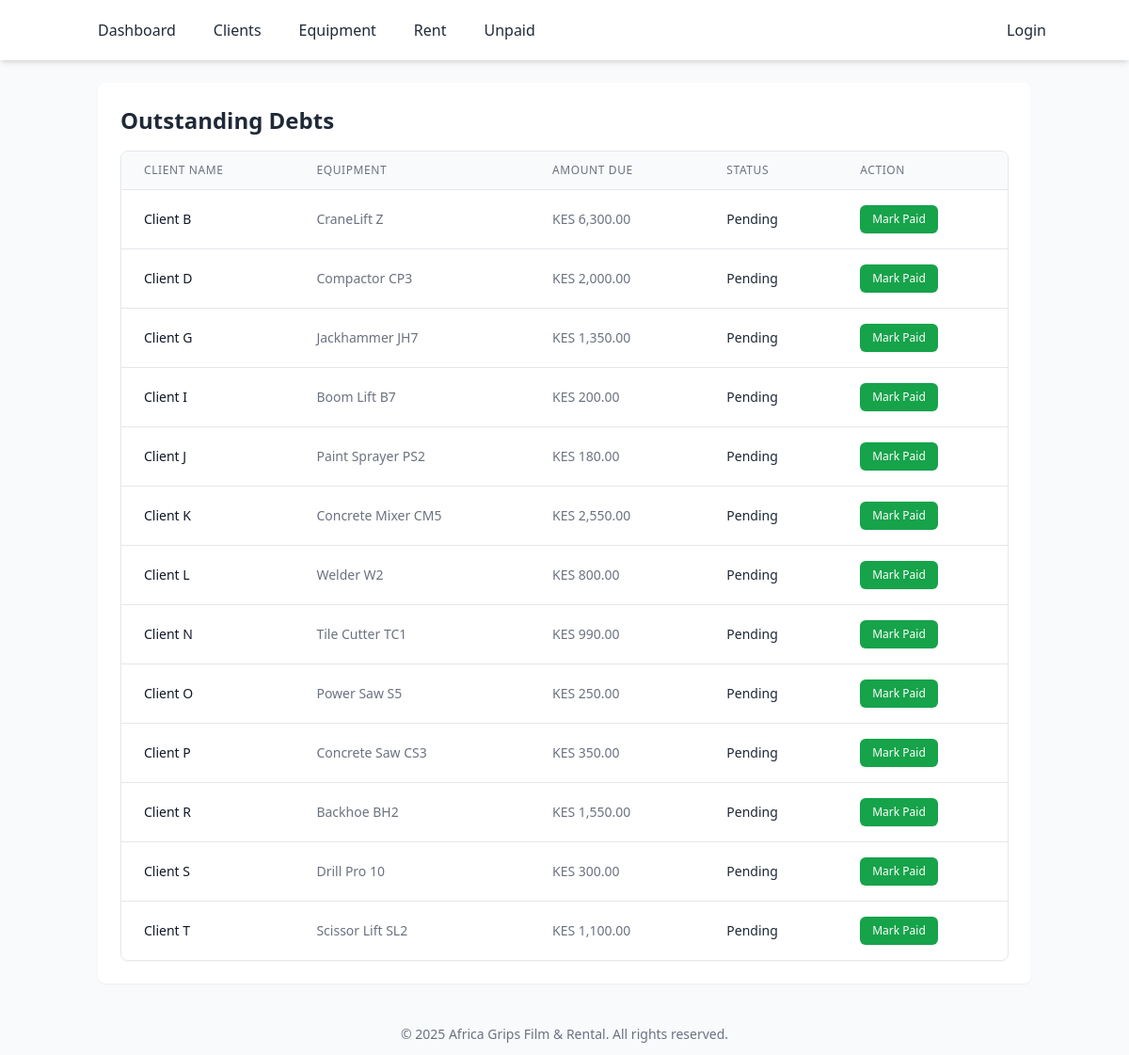
The page /dashboards/debts.php on the database its author committed.
### tables this page shows
CREATE TABLE rentals (
    id INT AUTO_INCREMENT PRIMARY KEY,
    client_id INT NOT NULL,
    equipment_id INT NOT NULL,
    rental_date DATE NOT NULL,
    return_date DATE,
    otp_verified BOOLEAN DEFAULT FALSE,
    payment_status ENUM('Paid', 'To Be Paid') DEFAULT 'To Be Paid',
    amount_due DECIMAL(10, 2) NOT NULL,
    created_at TIMESTAMP DEFAULT CURRENT_TIMESTAMP,
    FOREIGN KEY (client_id) REFERENCES clients(id),
    FOREIGN KEY (equipment_id) REFERENCES equipment(id)
);

CREATE TABLE clients (
    id INT AUTO_INCREMENT PRIMARY KEY,
    client_id VARCHAR(100) NOT NULL,
    client_name VARCHAR(255) NOT NULL,
    client_phone VARCHAR(20) NOT NULL,
    guarantor_id INT,
    created_at TIMESTAMP DEFAULT CURRENT_TIMESTAMP,
    FOREIGN KEY (guarantor_id) REFERENCES guarantors(id)
);

CREATE TABLE equipment (
    id INT AUTO_INCREMENT PRIMARY KEY,
    name VARCHAR(255) NOT NULL,
    type VARCHAR(100) NOT NULL,
    daily_rate DECIMAL(10, 2) NOT NULL,
    is_available BOOLEAN DEFAULT TRUE,
    created_at TIMESTAMP DEFAULT CURRENT_TIMESTAMP,
    category VARCHAR(100),
    status VARCHAR(20) DEFAULT 'available'
);

### config/db.php (called while the page is built, shortened)
<?php
$host = 'localhost';
$db   = 'africa_grips';
$user = 'root';
$pass = '';
try {
    $pdo = new PDO("mysql:host=$host;dbname=$db;charset=utf8", $user, $pass);
    $pdo->setAttribute(PDO::ATTR_ERRMODE, PDO::ERRMODE_EXCEPTION);
} catch (PDOException $e) {
    die("Database connection failed: " . $e->getMessage());
}
function fetchAll($table, $conditions = []) {
    global $pdo;
    $sql = "SELECT * FROM $table";
    if (!empty($conditions)) {
        $whereClause = '';
        foreach ($conditions as $key => $value) {
            $whereClause .= "$key=:$key AND ";
        }
        $whereClause = rtrim($whereClause, ' AND ');
        $sql .= " WHERE $whereClause";
    }
    $stmt = $pdo->prepare($sql);
    $stmt->execute($conditions);
    return $stmt->fetchAll(PDO::FETCH_ASSOC);
}
function fetchOne($table, $conditions) {
    global $pdo;
    $sql = "SELECT * FROM $table WHERE ";
    $whereClause = '';
    foreach ($conditions as $key => $value) {
        $whereClause .= "$key=:$key AND ";
    }
    $whereClause = rtrim($whereClause, ' AND ');
    $sql .= $whereClause . " LIMIT 1";
    $stmt = $pdo->prepare($sql);
    $stmt->execute($conditions);
    return $stmt->fetch(PDO::FETCH_ASSOC);
}
?>

### dashboards/debts.php (the view)
<?php
include '../includes/header.php';
require '../config/db.php';
require '../includes/functions.php';
$debts = fetchAll('rentals', ['payment_status' => 'To Be Paid']);
?>
<div class="bg-white shadow-sm rounded-lg p-6 mb-6">
    <h2 class="text-2xl font-bold text-gray-800 mb-4">Outstanding Debts</h2>
    <div class="overflow-x-auto rounded-lg shadow-sm border border-gray-200">
        <table class="min-w-full divide-y divide-gray-200">
            <thead class="bg-gray-50">
                <tr>
                    <th scope="col" class="px-6 py-3 text-left text-xs font-medium text-gray-500 uppercase tracking-wider">Client Name</th>
                    <th scope="col" class="px-6 py-3 text-left text-xs font-medium text-gray-500 uppercase tracking-wider">Equipment</th>
                    <th scope="col" class="px-6 py-3 text-left text-xs font-medium text-gray-500 uppercase tracking-wider">Amount Due</th>
                    <th scope="col" class="px-6 py-3 text-left text-xs font-medium text-gray-500 uppercase tracking-wider">Status</th>
                    <th scope="col" class="px-6 py-3 text-left text-xs font-medium text-gray-500 uppercase tracking-wider">Action</th>
                </tr>
            </thead>
            <tbody class="bg-white divide-y divide-gray-200">
                <?php if (empty($debts)) : ?>
                    <tr>
                        <td colspan="5" class="px-6 py-4 whitespace-nowrap text-center text-gray-500">No outstanding debts found. Good job!</td>
                    </tr>
                <?php else : ?>
                    <?php foreach ($debts as $rental) : ?>
                        <tr>
                            <td class="px-6 py-4 whitespace-nowrap text-sm font-medium text-gray-900">
                                <?php
                                $client = fetchOne('clients', ['id' => $rental['client_id']]);
                                echo $client ? htmlspecialchars($client['client_name']) : 'Unknown Client';
                                ?>
                            </td>
                            <td class="px-6 py-4 whitespace-nowrap text-sm text-gray-500">
                                <?php
                                $equipment = fetchOne('equipment', ['id' => $rental['equipment_id']]);
                                echo $equipment ? htmlspecialchars($equipment['name']) : 'Unknown Equipment';
                                ?>
                            </td>
                            <td class="px-6 py-4 whitespace-nowrap text-sm text-gray-500">KES <?= number_format($rental['amount_due'], 2) ?></td>
                            <td class="px-6 py-4 whitespace-nowrap text-sm">
                                <?= statusBadge($rental['payment_status'])  ?>
                            </td>
                            <td class="px-6 py-4 whitespace-nowrap text-sm font-medium">
                                <a href="../rentals/mark_paid.php?id=<?= $rental['id'] ?>" class="inline-flex items-center px-3 py-1.5 border border-transparent text-xs font-medium rounded-md shadow-sm text-white bg-green-600 hover:bg-green-700 focus:outline-none focus:ring-2 focus:ring-offset-2 focus:ring-green-500">
                                    Mark Paid
                                </a>
                            </td>
                        </tr>
                    <?php endforeach; ?>
                <?php endif; ?>
            </tbody>
        </table>
    </div>
</div>
<?php include '../includes/footer.php'; ?>

### includes/functions.php (shortened to what this page needs)
<?php
if (!function_exists('statusBadge')) {
    function statusBadge($status) {
        $status = strtolower($status);
        switch ($status) {
            case 'to be paid':
                return '<span class="badge bg-warning text-dark">Pending</span>';
        }
    }
}

### rows shown on the page
rentals: client.client_name "Client B", equipment.name "CraneLift Z", amount_due "6,300.00", payment_status "Pending"
rentals: client.client_name "Client D", equipment.name "Compactor CP3", amount_due "2,000.00", payment_status "Pending"
rentals: client.client_name "Client G", equipment.name "Jackhammer JH7", amount_due "1,350.00", payment_status "Pending"
rentals: client.client_name "Client I", equipment.name "Boom Lift B7", amount_due "200.00", payment_status "Pending"
rentals: client.client_name "Client J", equipment.name "Paint Sprayer PS2", amount_due "180.00", payment_status "Pending"
rentals: client.client_name "Client K", equipment.name "Concrete Mixer CM5", amount_due "2,550.00", payment_status "Pending"
rentals: client.client_name "Client L", equipment.name "Welder W2", amount_due "800.00", payment_status "Pending"
rentals: client.client_name "Client N", equipment.name "Tile Cutter TC1", amount_due "990.00", payment_status "Pending"
rentals: client.client_name "Client O", equipment.name "Power Saw S5", amount_due "250.00", payment_status "Pending"
rentals: client.client_name "Client P", equipment.name "Concrete Saw CS3", amount_due "350.00", payment_status "Pending"
rentals: client.client_name "Client R", equipment.name "Backhoe BH2", amount_due "1,550.00", payment_status "Pending"
rentals: client.client_name "Client S", equipment.name "Drill Pro 10", amount_due "300.00", payment_status "Pending"
rentals: client.client_name "Client T", equipment.name "Scissor Lift SL2", amount_due "1,100.00", payment_status "Pending"
